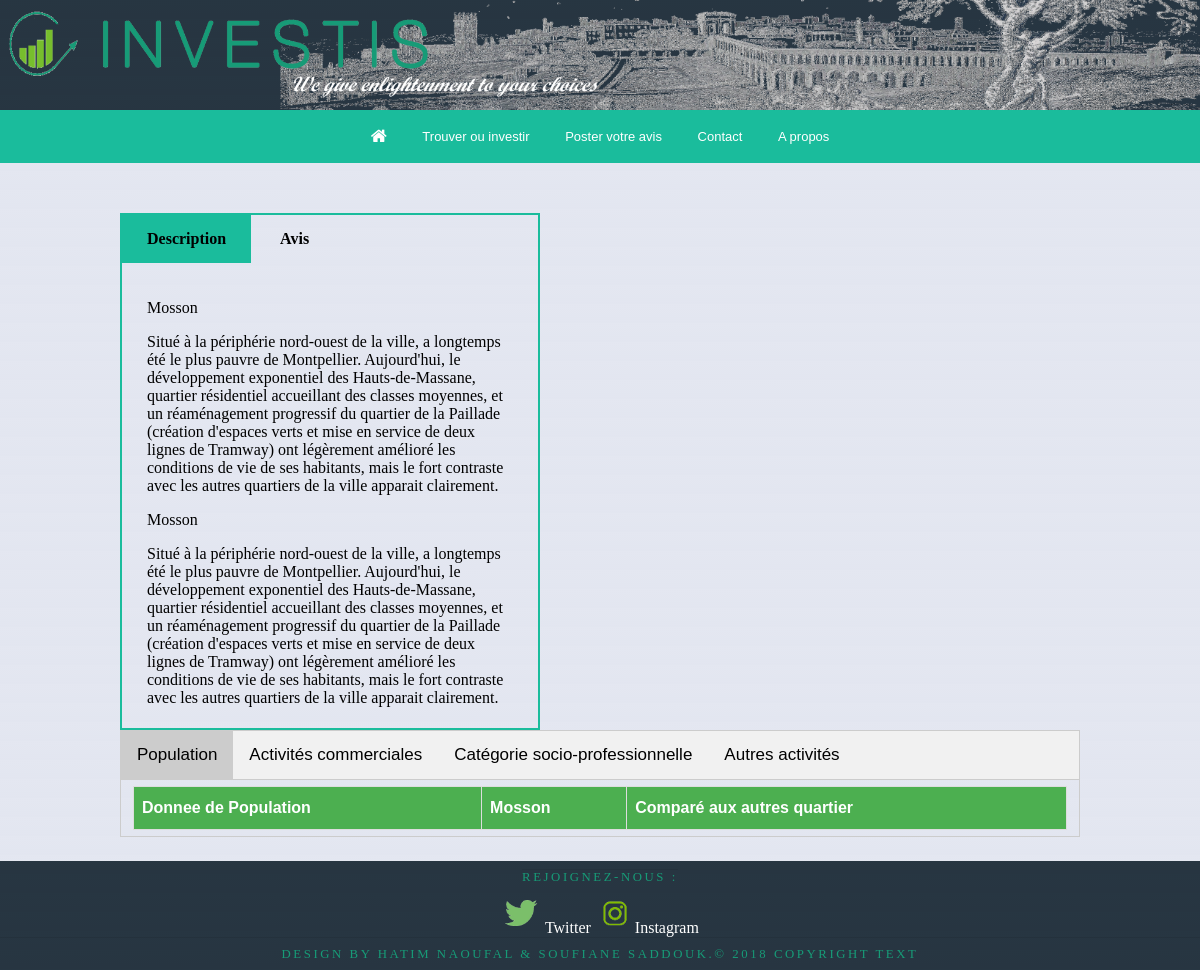
/results.php?nom_quartier=Mosson , run on the app's committed database.
### tables this page shows
CREATE TABLE IF NOT EXISTS `quartier` (
  `code_quartier` int(11) NOT NULL,
  `nom_quartier` varchar(255) NOT NULL,
  `id_type` int(11) NOT NULL,
  `description` varchar(1000) NOT NULL,
  PRIMARY KEY (`code_quartier`),
  KEY `FK_quartier_id_type` (`id_type`)
);

### results.php (the view, shortened to what this page needs)
<?php
$nom_quartier = $_GET['nom_quartier'];
?>
<!DOCTYPE html>
<html>
<head>
<link type="text/css" rel="stylesheet" href="css/style.css" />
<link href="css/font-awesome/css/font-awesome.min.css" rel="stylesheet" type="text/css">
</head>
<body>
 <div class="header">
        <img class="montp" src="./images/img11.png" />
        <div class="head01">
            <div id="img1" class="head01">
                <a href="index.php" target="_blank"><img class="logo" src="./images/INVESTIS_logo.png" alt="C.investis logo" /></a>
            </div>
        </div>
        </div>
<div class="container">
    <div>
                <ul class="nav">
                    <li><a href="./recherche/recherche.php"><i class="icon-home icon-large"></i></a></li>
                    <li><a href="./recherche/recherche.php">Trouver ou investir</a></li>
                    <li><a href="./avis.php"> Poster votre avis</a></li>
                    <li><a href="./contact.php"> Contact</a></li>
                    <li><a href="./about.php"> A propos</a></li>
</ul>
    </div>
  </div>
<div class="main01">
      <label class="labeltab"  for="tab0">Description</label>
      <label class="labeltab" for="tab2">Avis</label>
      <div class="content12">
        <div id="content1">
        <p>
         <?php
try{
$bdd = new PDO('mysql:host=localhost;dbname=investis04;charset=utf8','root','');
$bdd ->setAttribute(PDO::ATTR_ERRMODE, PDO::ERRMODE_EXCEPTION);
    $req = ('select * from quartier where nom_quartier = "'.$nom_quartier.'"');
    $rep = $bdd->query($req);
    while ($p = $rep ->fetch()){
      echo "<div> " . $p['nom_quartier'] . "</div> <p>" . $p['description'] . "</p>" ;
   }
    }
catch(PDOException $e)
    {
    echo $req . "<br>" . $e->getMessage();
    }
       ?>
        </p>
        </div>
      </div>
</div>
<div class="tab1">
  <button class="tablinks" id="defaultOpen" onclick="openCity(event, 'population')">Population </button>
  <button class="tablinks" onclick="openCity(event, 'activites_commerciales')">Activités commerciales</button>
  <button class="tablinks" onclick="openCity(event, 'categorie_socio_professionnelle')">Catégorie socio-professionnelle</button>
  <button class="tablinks" onclick="openCity(event, 'autres_activites')">  Autres activités</button>
</div>
<div id="population" class="tabcontent1" >
  <?php
echo "<table id=\"customers\"><tr><th>Donnee de Population</th><th>".$_GET['nom_quartier']."</th><th>Comparé aux autres quartier</th></tr>";
?>
</table>
</div>
     <footer class="footer2">
              <div class="social-navigation">
                    <span class="copyright">Rejoignez-nous :</span></br>
                      <img  src="images/twitter-logo.png" alt="insta" width="40"><a href="https://twitter.com/"><span> Twitter</span></a>
                      <img src="images/insta.png" alt="insta" width="40"/><a href="https://www.instagram.com/"><span>Instagram</span></a>
                      </div>
                          <div class="copyright">
                    Design by Hatim Naoufal & Soufiane SADDOUK.© 2018 Copyright Text
                  </div>
            </footer>
</body>
</html>

### css/style.css (style rules this page uses)
body { margin:0px; padding:0px; background-image: url('../images/grid.png'); min-height: 100%; }
.header { width:100%; height:110px; position:relative; top:0; left:0; background: rgba(19, 35, 47, 0.9); }
.head01 { width:100%; height:100%; position:absolute; }
#img1 { top:10%; }
.logo { height: 80%; margin-left: 4px; }
*, *:before, *:after { box-sizing: border-box; }
a { text-decoration: none; color: #1ab188; }
.tab1 { overflow: hidden; border: 1px solid #ccc; background-color: #f1f1f1; text-align: center; margin-top: 5% ; margin-right: auto; margin-left: auto; width: 80%; }
.tab1 button { background-color: inherit; float: left; border: none; outline: none; cursor: pointer; padding: 14px 16px; transition: 0.3s; font-size: 17px; }
.tab1 button.active { background-color: #ccc; }
.tabcontent1 { margin: auto; width: 80%; display: none; padding: 6px 12px; border: 1px solid #ccc; border-top: none; }
.container { margin: 0 auto; }
.nav { font-family: 'Orienta', sans-serif; font-weight: 400; font-size: 13px; line-height: 13px; position: relative; padding: 0 0 0 4px; margin: 0; text-align: center; background-color: #1abc9c; }
.nav a, .nav a:link, .nav a:visited, .nav a:hover, .nav a:focus, span { color: #fff; text-decoration: none; }
.nav > li { display: inline-block; text-align: center; margin-left: -4px; }
.nav > li > a { padding:20px 18px; display: block; }
#customers { font-family: "Trebuchet MS", Arial, Helvetica, sans-serif; border-collapse: collapse; width: 100%; }
#customers td, #customers th { border: 1px solid #ddd; padding: 8px; }
#customers th { padding-top: 12px; padding-bottom: 12px; text-align: left; background-color: #4CAF50; color: white; }
.montp { float: right; height: 100%; }
.social-navigation { text-align:center; }
.copyright { overflow: hidden; border-top: 1px solid rgba(0,0,0,0.08); letter-spacing: 0.20em; line-height: 2.5em; text-transform: uppercase; font-size: 0.80em; color: rgb(23,155,119); text-align: center; }
.footer2 { width: 100%; right: 0; left: 0; margin-bottom: 0px; background: rgba(19, 35, 47, 0.9); margin-top: 2%; bottom: 0; }
.main01 { border-style: outset outset outset outset; border-width: 6px; border-color: #1abc9c; margin: 0 auto; width: 35%; max-width: 35%; border-style: solid; border-width: 2px; float: left; margin-left: 10%; margin-top: 50px }
.content12 > #content1, #content2 { display: none; padding: 20px 25px 5px; }
.labeltab { display: inline-block; padding: 15px 25px; font-weight: 600; text-align: center; }
.firstab:checked + .labeltab { background: #1abc9c; }
#tab0:checked ~ .content12 #content1, #tab2:checked ~ .content12 #content2, #tab3:checked ~ .content12 #content3, #tab4:checked ~ .content12 #content4 { display: block; }

### data on the page
quartier: nom_quartier "Mosson", description "Situé à la périphérie nord-ouest de la ville, a longtemps été le plus pauvre de Montpellier. Aujourd'hui, le développement exponentiel des Hauts-de-Massane, quartier résidentiel accueillant des classes moyennes, et un réaménagement progressif du quartier de la Paillade (création d'espaces verts et mise en service de deux lignes de Tramway) ont légèrement amélioré les conditions de vie de ses habitants, mais le fort contraste avec les autres quartiers de la ville apparait clairement."
quartier: nom_quartier "Mosson", description "Situé à la périphérie nord-ouest de la ville, a longtemps été le plus pauvre de Montpellier. Aujourd'hui, le développement exponentiel des Hauts-de-Massane, quartier résidentiel accueillant des classes moyennes, et un réaménagement progressif du quartier de la Paillade (création d'espaces verts et mise en service de deux lignes de Tramway) ont légèrement amélioré les conditions de vie de ses habitants, mais le fort contraste avec les autres quartiers de la ville apparait clairement."

### other printed values
$_GET['nom_quartier'] "Mosson"
